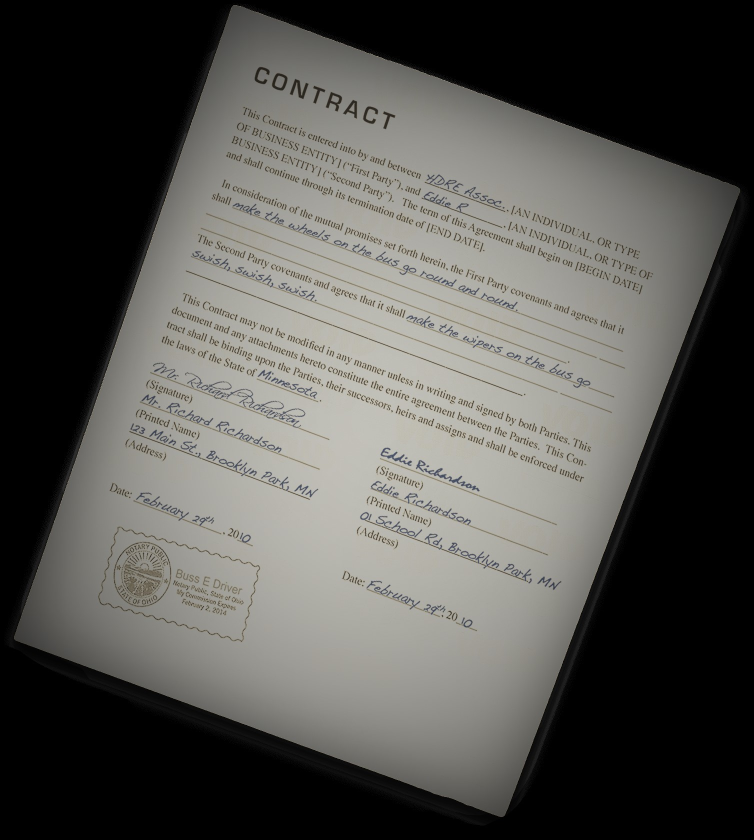
#> input picture images/01.jpg, 1508 x 1680 px, given in place of the camera (shown at 1/2 size)
$ python camera_scan.py
#> lines starting #> are read from the running program, lines starting #| are printed output that depends on the picture
import cv2
import imutils
from imutils.video import VideoStream
from skimage.filters import threshold_local
import matplotlib.pyplot as plt
import numpy as np
import argparse
import time
import datetime

# blur detector
def detect_blur_fft(image, size=60, thresh=5, vis=False):
	# grab the dimensions of the image and use the dimensions to
	# derive the center (x, y)-coordinates
	(h, w) = image.shape
	(cX, cY) = (int(w / 2.0), int(h / 2.0))

    # compute the FFT to find the frequency transform, then shift
	# the zero frequency component (i.e., DC component located at
	# the top-left corner) to the center where it will be more
	# easy to analyze
	fft = np.fft.fft2(image)
	fftShift = np.fft.fftshift(fft)

    # check to see if we are visualizing our output
	if vis:
		# compute the magnitude spectrum of the transform
		magnitude = 20 * np.log(np.abs(fftShift))

		# display the original input image
		(fig, ax) = plt.subplots(1, 2, )
		ax[0].imshow(image, cmap="gray")
		ax[0].set_title("Input")
		ax[0].set_xticks([])
		ax[0].set_yticks([])

		# display the magnitude image
		ax[1].imshow(magnitude, cmap="gray")
		ax[1].set_title("Magnitude Spectrum")
		ax[1].set_xticks([])
		ax[1].set_yticks([])

		# show our plots
		plt.show()

    # zero-out the center of the FFT shift (i.e., remove low
	# frequencies), apply the inverse shift such that the DC
	# component once again becomes the top-left, and then apply
	# the inverse FFT
	fftShift[cY - size:cY + size, cX - size:cX + size] = 0
	fftShift = np.fft.ifftshift(fftShift)
	recon = np.fft.ifft2(fftShift)

    # compute the magnitude spectrum of the reconstructed image,
	# then compute the mean of the magnitude values
	magnitude = 20 * np.log(np.abs(recon))
	mean = np.mean(magnitude)

	# the image will be considered "blurry" if the mean value of the
	# magnitudes is less than the threshold value
	return (mean, mean <= thresh)

# Function to perform the scanning process on a given frame
# [66 lines left out: functions perform_scanning, order_points, four_point_transform, not called in this run]

# Construct the argument parser and parse the arguments
ap = argparse.ArgumentParser()
ap.add_argument("-t", "--thresh", type=int, default=5, help="threshold for our blur detector to fire")
args = vars(ap.parse_args())

# Initialize the video stream and allow the camera sensor to warm up
print("[INFO] Starting video stream...")
vs = VideoStream(src=1).start()
time.sleep(2.0)

# Initialize variables
start_time = None
not_blurry_frames = []

# Loop over the frames from the video stream
while True:
    # Grab the frame from the threaded video stream and resize it
    # to have a maximum width of 800 pixels
    frame = vs.read()
#> frame is the input picture: shape (1680, 1508, 3); mean B, G, R 79.8, 83.5, 84.2
    frame = imutils.resize(frame, width=800)
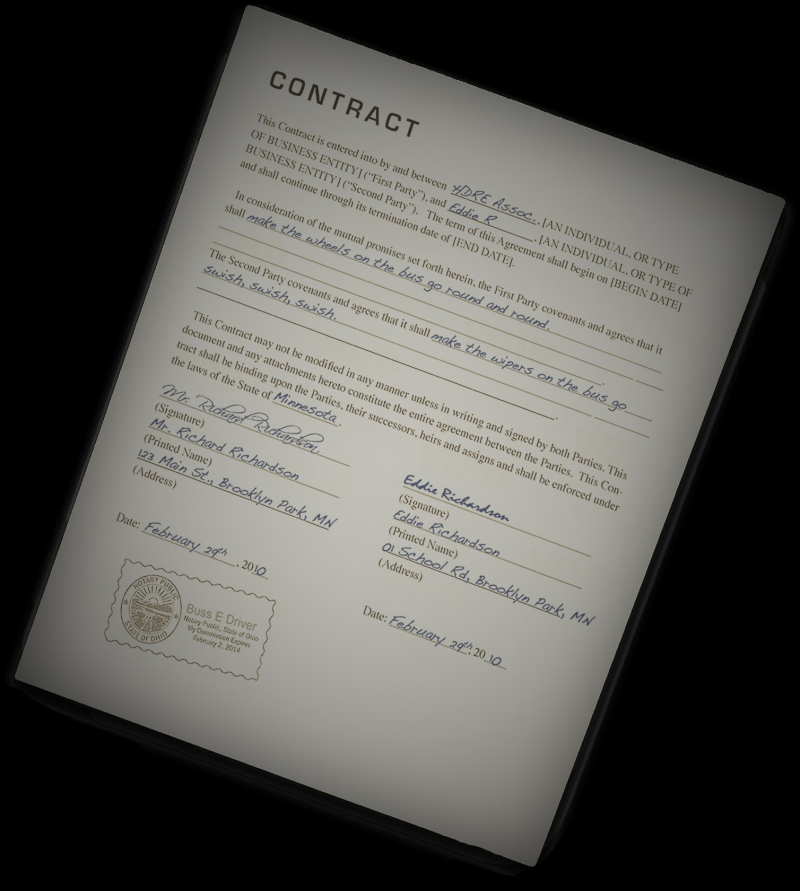
#> frame: shape (891, 800, 3); mean B, G, R 79.8, 83.5, 84.2

    # Convert the frame to grayscale and detect blur in it
    gray = cv2.cvtColor(frame, cv2.COLOR_BGR2GRAY)
    (mean, blurry) = detect_blur_fft(gray, size=60, thresh=args["thresh"], vis=False)
#> in detect_blur_fft, `magnitude = 20 * np.log(np.abs(recon))`:
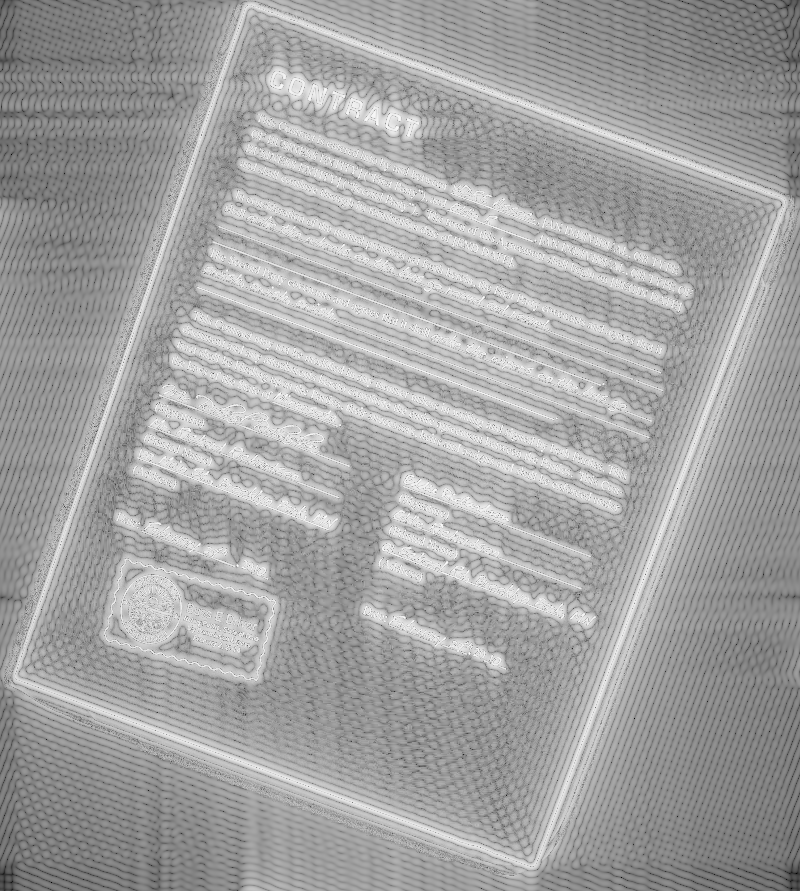
#> magnitude: shape (891, 800) float64; min -141.1, max 92.89, mean 8.2; drawn with min black and max white
#> in detect_blur_fft, `mean = np.mean(magnitude)`: mean = 8.19
#> mean = 8.19; blurry = False

    # If the frame is not blurry
    if not blurry:
        if start_time is None:
            start_time = time.time()

        # Check if not blurry for more than 2 seconds
        if time.time() - start_time >= 2:
            not_blurry_frames.append(frame)

            # Perform scanning on the first frame in the list
            perform_scanning(not_blurry_frames[len(not_blurry_frames)//2])

            # Reset variables
            start_time = None
            not_blurry_frames = []

    else:
        start_time = None
        not_blurry_frames = []

    # Show the output frame
    cv2.imshow("Frame", frame)
    key = cv2.waitKey(1) & 0xFF
#> (key q is pressed here)

    # If the 'q' key was pressed, break from the loop
    if key == ord("q"):
        break

# Do a bit of cleanup
cv2.destroyAllWindows()
vs.stop()
